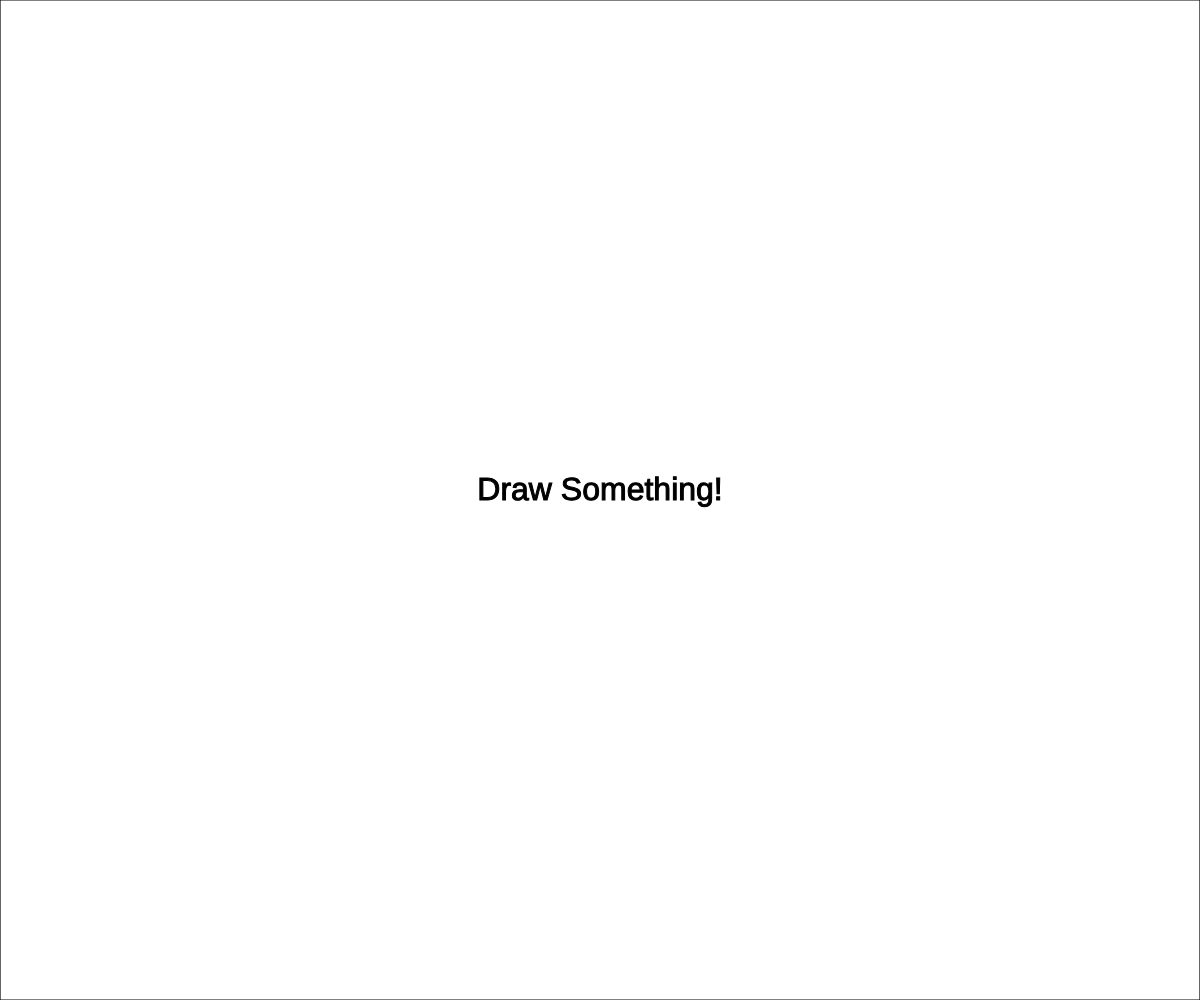
Frame 1 (no input)
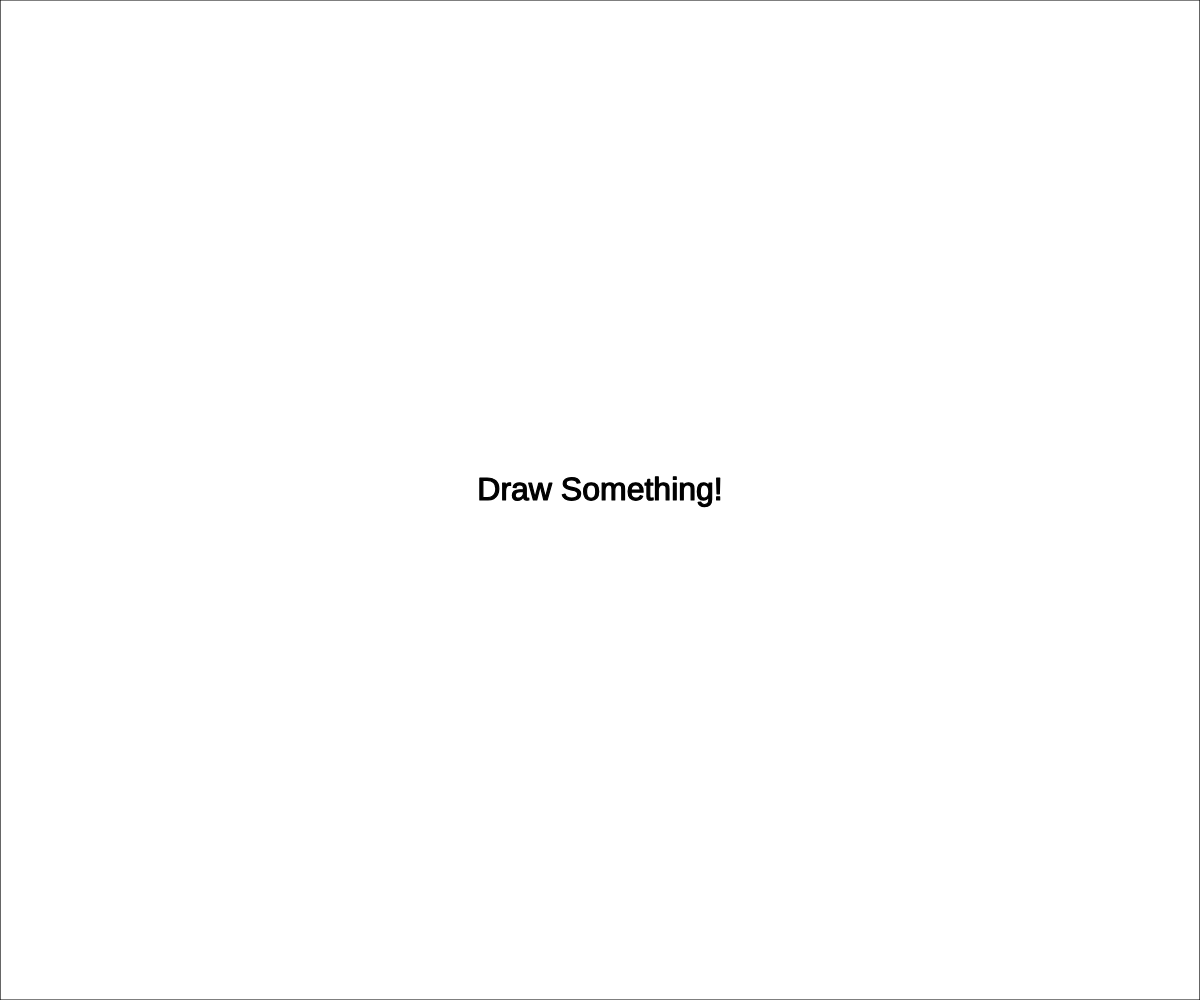
Frame 60 (no input)
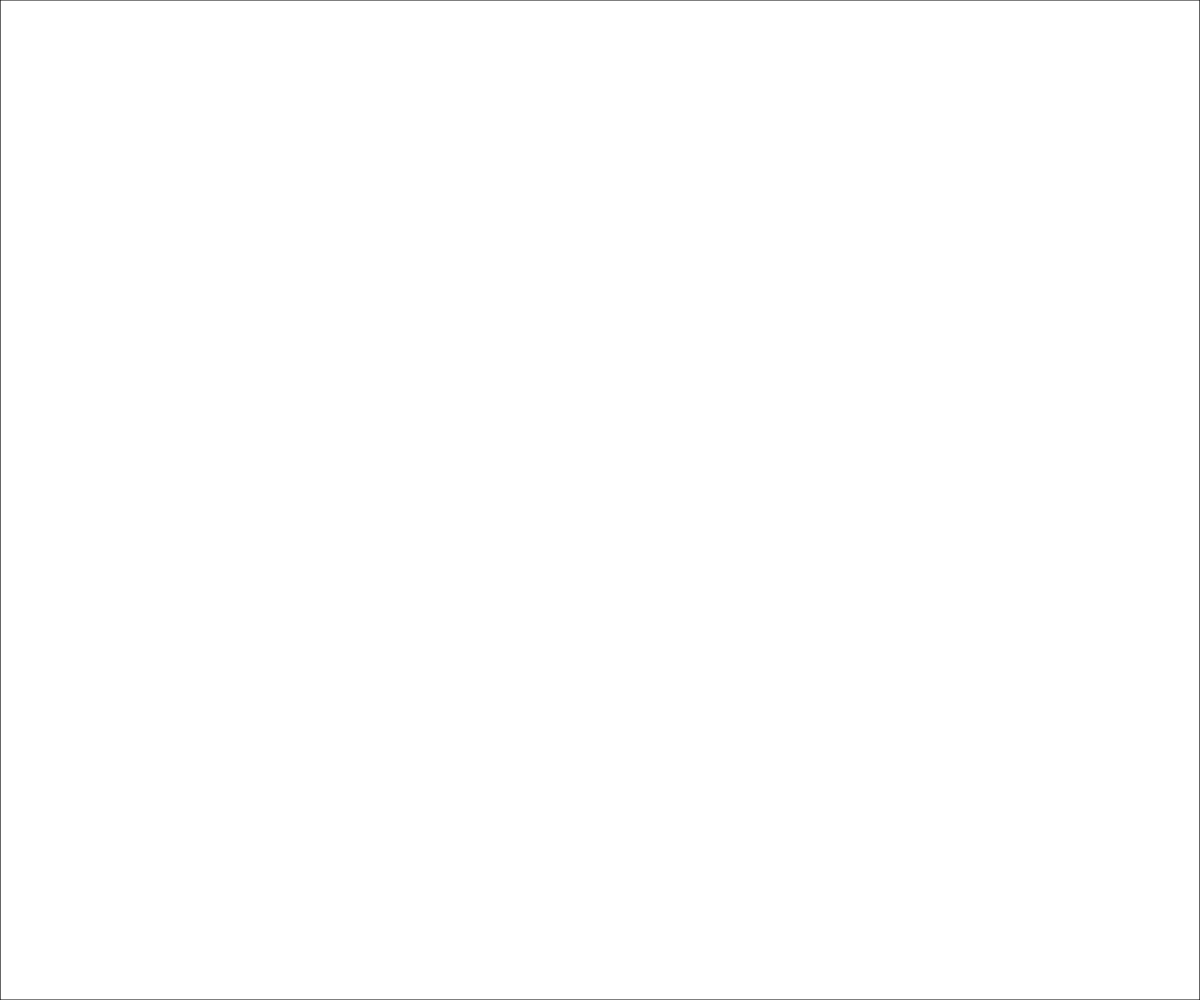
Frame 120 (the mouse pressed at the canvas centre since frame 60)

The p5.js sketch that drew these frames (run headless with seeded random() and noise() and a simulated clock; from frame 60 on, the mouse is pressed at the canvas centre):

// p5.js sketch
// ── sketch.js
// Adapted From the Coding Challenge 130.3: 
// Drawing with Fourier Transform and Epicycles
// by Daniel Shiffman
// https://thecodingtrain.com/CodingChallenges/130.1-fourier-transform-drawing.html
// https://thecodingtrain.com/CodingChallenges/130.2-fourier-transform-drawing.html
// https://thecodingtrain.com/CodingChallenges/130.3-fourier-transform-drawing.html
// https://youtu.be/7_vKzcgpfvU


const USER = 0;
const FOURIER = 1;

let x = [];
let fourierX;
let time = 0;
let path = [];
let drawing = [];
let state = -1;

let button;
let orbits; //slider
let starting = false;
let canDraw = true;
let size = 1;

let rate = 60; //control the speed of animation

function setup() {
  createCanvas(windowWidth, windowHeight);
  // Move the canvas so it’s inside our <div id="sketch-holder">.
  //canvas.parent('sketch-holder');

  colorMode(HSB, 1, 1, 1, 1);

  if (state == FOURIER) {
    resetSize();
  }

}


function draw() {
  background(0, 0, 1);
  frameRate(rate);

  //Initial message
  if (starting == false) {
    fill(0);
    stroke(0);
    textAlign(CENTER);
    textSize(32);
    text("Draw Something!", width / 2, height / 2);
  }

  cursor(HAND);

  stroke(0, 0, 0.6);
  strokeWeight(1.2);
  noFill();
  strokeJoin(ROUND);
  beginShape();
  for (let v of drawing) {
    vertex(v.x + width / 2, v.y + height / 2);
  }
  endShape(CLOSE);

  if (state == FOURIER && !canDraw) {
    let v = epicycles(width / 2, height / 2, 0, fourierX, orbits.value());

    path.unshift(v);

    stroke(0, 1, 0);
    strokeWeight(2.8);
    strokeJoin(ROUND);
    noFill();
    beginShape();
    noFill();
    for (let i = 0; i < path.length; i++) {
      vertex(path[i].x, path[i].y);
    }
    endShape();
    
    let lng = fourierX.length;
    if(lng < 50){
        rate = 10;
    }else if(50 <= lng < 800){
        rate = 30;
    }else if(800 <= lng < 1200){
        rate = 100;
    }

    const dt = TWO_PI / lng;
    time += dt;

    fill(0);
    stroke(0);
    strokeWeight(0.5);
    //textAlign(CENTER);
    textSize(16);
    text("Orbits = " + orbits.value(), 55, 25);

    if (time > TWO_PI) {
      time = 0;
      path = [];
    }
  }

  noFill();
  stroke(0);
  strokeWeight(1.2);
  rect(0, 0, width, height);

}

// Other functions

function mouseDragged() {
  if (canDraw) {
    if (
      mouseX < width - 5 &&
      mouseY < height - 5 &&
      mouseX > 5 &&
      mouseY > 5
    ) {
      let point = createVector(mouseX - width / 2, mouseY - height / 2);
      drawing.push(point);
    }
  }
}


function epicycles(x, y, rotation, fourier, size_f) {
  for (let i = 0; i < size_f; i++) {
    let prevx = x;
    let prevy = y;
    let freq = fourier[i].freq;
    let radius = fourier[i].amp;
    let phase = fourier[i].phase;
    x += radius * cos(freq * time + phase + rotation);
    y += radius * sin(freq * time + phase + rotation);

    stroke(0.6, 1, 1, 0.7);
    strokeWeight(1);
    noFill();
    ellipse(prevx, prevy, radius * 2);
    //stroke(0, 0, 0.6);
    line(prevx, prevy, x, y);
  }
  return createVector(x, y);
}

function mousePressed() {
  starting = true;
}

function resetSize() {
  orbits = createSlider(1, size, size, 1);
  orbits.position(120, 10);
  orbits.style('width', '120px');
  orbits.changed(emptyFourier);
}

function emptyFourier() {
  path = [];
  time = 0;
}

function mouseReleased() {

  if (canDraw) {
    const skip = 1;
    for (let i = 0; i < drawing.length; i += skip) {
      x.push(new Complex(drawing[i].x, drawing[i].y));
    }
    fourierX = dft(x);

    fourierX.sort((a, b) => b.amp - a.amp);
    size = fourierX.length;
    resetSize();
  }
  if (
    mouseX < width - 5 &&
    mouseY < height - 5 &&
    mouseX > 5 &&
    mouseY > 5
  ) {
    canDraw = false;
    state = FOURIER;
  }

}

function seriesF(fourier) {
    let sumX = 0;
    let sumY = 0;
    
    let freq = fourier[i].freq;
    let radius = fourier[i].amp;
    let phase = fourier[i].phase;
    
    let i = 1;
    while (i < index + 1) {
        
        sumX += cos(i * angle) * list1[i - 1] - sin(i * angle) * list2[i - 1] + cos(-i * angle) * list3[i - 1] - sin(-i * angle) * list4[i - 1];
        sumY += cos(i * angle) * list2[i - 1] + sin(i * angle) * list1[i - 1] + cos(-i * angle) * list4[i - 1] + sin(-i * angle) * list3[i - 1];
        i++
    }
    return createVector(sumX, sumY);
}



/*function remakeDrawing() {
  state = -1;
  drawing = [];
  x = [];
  time = 0;
  path = [];

  canDraw = true;
  size = 1;
  resetSize();
}*/

// ── fourier.js
function dft(x) {
  const X = [];
  const N = x.length;
  for (let k = 0; k < N; k++) {
    let sum = new Complex(0, 0);
    for (let n = 0; n < N; n++) {
      const phi = (TWO_PI * k * n) / N;
      const c = new Complex(cos(phi), -sin(phi));
      sum.add(x[n].mult(c));
    }
    sum.re = sum.re / N;
    sum.im = sum.im / N;

    let freq = k;
    let amp = sqrt(sum.re * sum.re + sum.im * sum.im);
    let phase = atan2(sum.im, sum.re);
    X[k] = { re: sum.re, im: sum.im, freq, amp, phase };
  }
  return X;
}

// ── style.css
html, body {
    margin: 0;
    padding: 0;
    max-width:100%;
    max-height:100%;
    /*overflow: hidden;
    position: fixed;
     */
}
canvas {
    display: block;
}

/*
 Slider format:
 http://danielstern.ca/range.css/#/
 */

input[type=range] {
    -webkit-appearance: none;
    width: 100%;
    margin: 11.05px 0;
}
input[type=range]:focus {
    outline: none;
}
input[type=range]::-webkit-slider-runnable-track {
    width: 100%;
    height: 2.9px;
    cursor: pointer;
    box-shadow: 1px 1px 1px #000000, 0px 0px 1px #0d0d0d;
    background: #c9c6c6;
    border-radius: 1.3px;
    border: 0.2px solid #010101;
}
input[type=range]::-webkit-slider-thumb {
    box-shadow: 1px 1px 1px rgba(0, 0, 0, 0), 0px 0px 1px rgba(13, 13, 13, 0);
    border: 1.8px solid #000000;
    height: 25px;
    width: 25px;
    border-radius: 21px;
    background: #ffffff;
    cursor: pointer;
    -webkit-appearance: none;
    margin-top: -11.25px;
}
input[type=range]:focus::-webkit-slider-runnable-track {
    background: #d5d3d3;
}
input[type=range]::-moz-range-track {
    width: 100%;
    height: 2.9px;
    cursor: pointer;
    box-shadow: 1px 1px 1px #000000, 0px 0px 1px #0d0d0d;
    background: #c9c6c6;
    border-radius: 1.3px;
    border: 0.2px solid #010101;
}
input[type=range]::-moz-range-thumb {
    box-shadow: 1px 1px 1px rgba(0, 0, 0, 0), 0px 0px 1px rgba(13, 13, 13, 0);
    border: 1.8px solid #000000;
    height: 25px;
    width: 25px;
    border-radius: 21px;
    background: #ffffff;
    cursor: pointer;
}
input[type=range]::-ms-track {
    width: 100%;
    height: 2.9px;
    cursor: pointer;
    background: transparent;
    border-color: transparent;
    color: transparent;
}
input[type=range]::-ms-fill-lower {
    background: #bdb9b9;
    border: 0.2px solid #010101;
    border-radius: 2.6px;
    box-shadow: 1px 1px 1px #000000, 0px 0px 1px #0d0d0d;
}
input[type=range]::-ms-fill-upper {
    background: #c9c6c6;
    border: 0.2px solid #010101;
    border-radius: 2.6px;
    box-shadow: 1px 1px 1px #000000, 0px 0px 1px #0d0d0d;
}
input[type=range]::-ms-thumb {
    box-shadow: 1px 1px 1px rgba(0, 0, 0, 0), 0px 0px 1px rgba(13, 13, 13, 0);
    border: 1.8px solid #000000;
    height: 25px;
    width: 25px;
    border-radius: 21px;
    background: #ffffff;
    cursor: pointer;
    height: 2.9px;
}
input[type=range]:focus::-ms-fill-lower {
    background: #c9c6c6;
}
input[type=range]:focus::-ms-fill-upper {
    background: #d5d3d3;
}

/*Button to reset*/

*{padding:0;margin:0;}

body{
    font-family:Verdana, Geneva, sans-serif;
    font-size:37px;
    background-color:#CCC;
}

.float{
    cursor: pointer;
    position:fixed;
    width:60px;
    height:60px;
    bottom:120px;
    right:40px;
    background-color:#3399ff;
    color:#FFF;
    border-radius:50px;
    text-align:center;
    box-shadow: 2px 2px 3px #999;
}

.my-floatBack{
    cursor: pointer;
    position:fixed;
    width:60px;
    height:60px;
    bottom:40px;
    right:40px;
    background-color:#3399ff;
    color:#FFF;
    border-radius:50px;
    text-align:center;
    box-shadow: 2px 2px 3px #999;
}

.float:hover{
    background-color:#5cbf2a;
}

.my-floatBack:hover{
    background-color:#5cbf2a;
}

.my-float{
    margin-top:12px;
}
